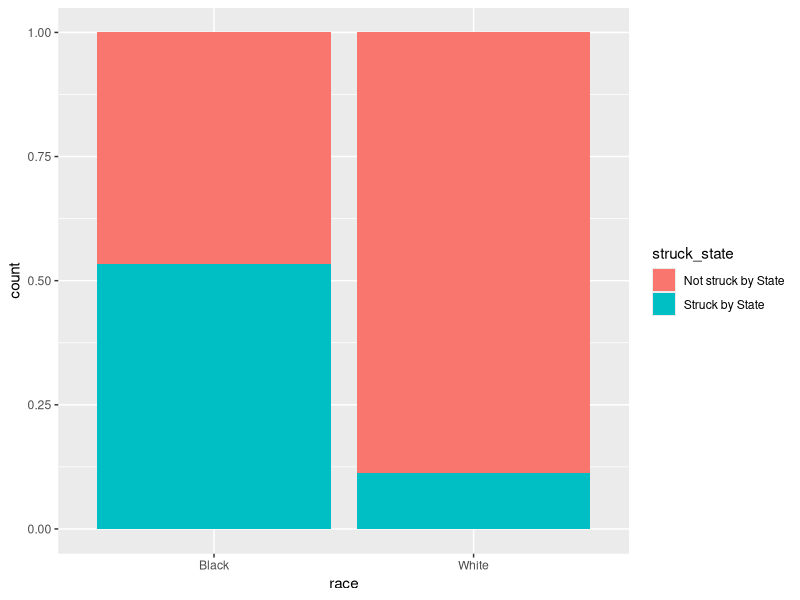
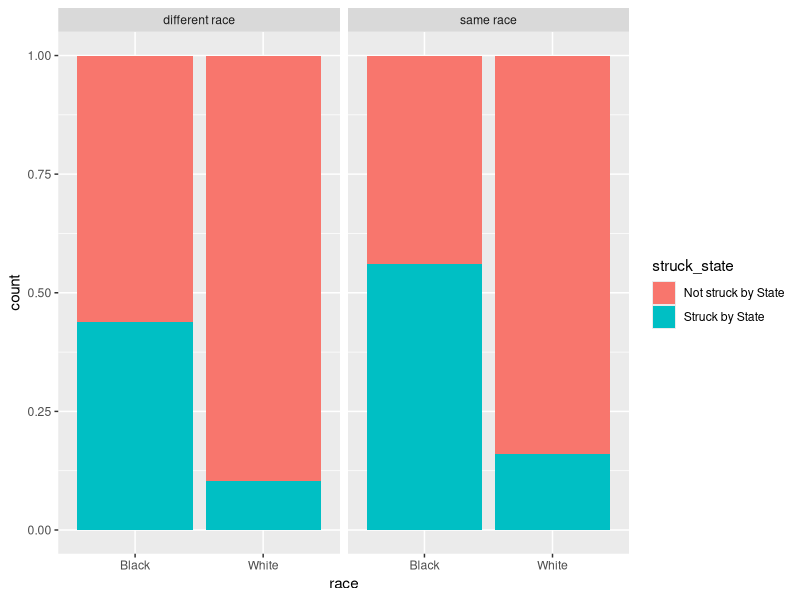
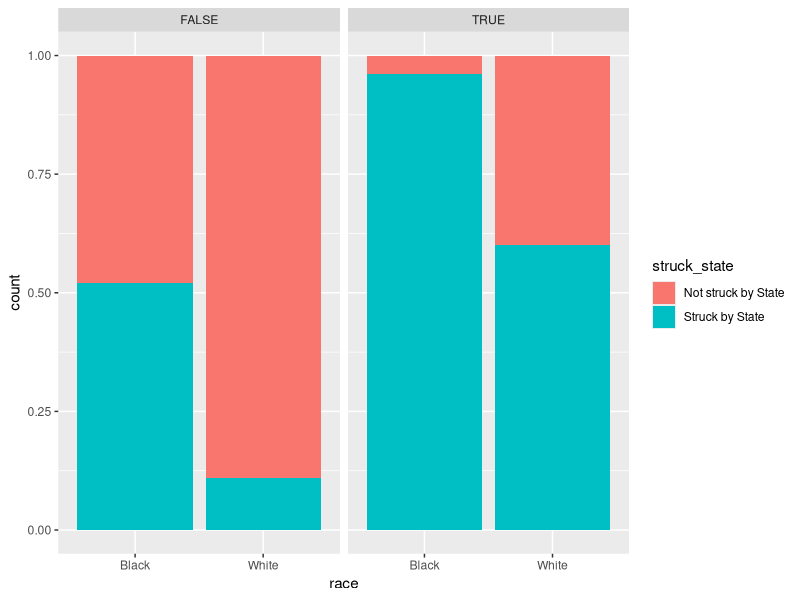
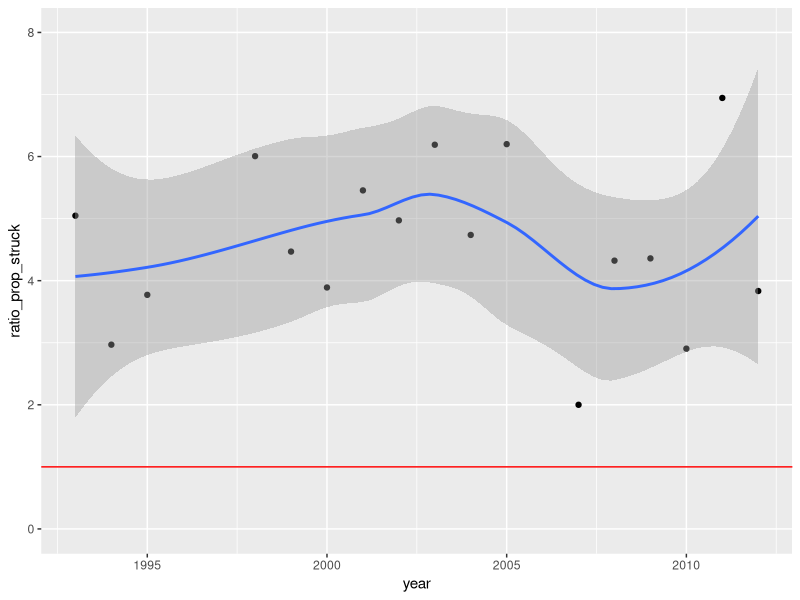

These figures' R source, in order: (Note: this script raises an error after producing the figures.)
## ---- chunk 1
library(tidyverse)
library(stringr)
library(knitr)
trials <- read_csv("trials.csv")
jurors <- read_csv("jurors.csv")
voirdire <- read_csv("voir_dire_answers.csv")
## ---- chunk 2
# Q1

twojurors <- voirdire %>%
  rename(trial_id = juror_id__trial__id,
         fam_law_enf = fam_law_enforcement,
         death_hes = death_hesitation) %>%
  filter(trial_id == 78 | trial_id == 270) %>%
  select(juror_id, trial_id, accused, fam_accused, know_def, fam_law_enf, death_hes)
twojurors
  
twojurors_long <- twojurors %>%
  gather(key = "question", value = "answer", accused:death_hes)
twojurors_long

twojurors_wide <- twojurors_long %>%
  spread(key = "question", value = "answer") 
twojurors_wide

twojurors_wide %>%
  left_join(jurors, by = c("juror_id" = "id")) %>%
  mutate(numTrue = accused + fam_accused + know_def + fam_law_enf + death_hes) %>%
  select(juror_id, trial_id, trial, numTrue) %>%
  separate(trial, into = c("year_num", "defendant"), sep = "--") %>%
  mutate(year_num = str_sub(year_num, 1, 9)) %>%
  separate(year_num, into = c("year", "casenum")) %>%
  mutate(year = parse_number(year))
## ---- chunk 3
# Q2

# 89 trials represented in voirdire (not counting 1 with trial_id = NA),
#   although 2 have n=1, while 305 trials represented in jurors and trials
# print(voirdire %>% count(juror_id__trial__id) %>% arrange(n), n = Inf)

# all data for jurors in 89 trials with complete voir dire transcript
master <- voirdire %>%
  left_join(trials, by = c("juror_id__trial__id" = "id")) %>%
  filter(!is.na(juror_id__trial__id)) %>%
  left_join(jurors, by = c("juror_id" = "id"))

# Smaller data set created to investigate strike rates by the state by race 
#   and other confounder variables, some of which are found in voirdire
master_small <- master %>%
  select(juror_id, trial__id, struck_by, race, gender, defendant_race, accused, 
         fam_accused, know_def, fam_law_enforcement, death_hesitation,
         strike_eligibility, notes, cause_number) %>%
  filter(race != "Unknown") %>%
  filter(strike_eligibility == "Both State and Defense" | 
           strike_eligibility == "State") %>%
  mutate(same_race = ifelse(race == defendant_race, 
                            "same race", "different race"),
         struck_state = ifelse(struck_by == "Struck by the state", 
                               "Struck by State", "Not struck by State"),
         year = parse_number(str_sub(cause_number)))

master_small %>%
  group_by(race) %>%
  summarise(prop_struck = mean(struck_state == "Struck by State"),
            num_struck = sum(struck_state == "Struck by State"),
            total = n())

ggplot(master_small) +
  geom_bar(aes(x = race, fill = struck_state), position = "fill")

ggplot(master_small) +
  geom_bar(aes(x = race, fill = struck_state), position = "fill") +
  facet_grid(. ~ same_race)

ggplot(master_small) +
  geom_bar(aes(x = race, fill = struck_state), position = "fill") +
  facet_grid(. ~ accused)
## ---- chunk 4
# Q3

master_small %>%
  group_by(year, race) %>%
  summarise(prop_struck = mean(struck_state == "Struck by State")) %>%
  spread(key = "race", value = "prop_struck") %>%
  mutate(ratio_prop_struck = Black / White) %>%
  mutate(ratio_prop_struck = ifelse(ratio_prop_struck < 10, 
                                    ratio_prop_struck, NA)) %>%
  ggplot(aes(x = year, y = ratio_prop_struck)) +
    geom_point() +
    geom_smooth() +
    ylim(c(0,8)) +
    geom_hline(yintercept = 1, color = "red") 
## ---- chunk 5
# Q4

x <- (trials %>% filter(voir_dire_present) %>% distinct(def_attny_1))[[1]]

str_subset(x, "Jr|II")            # same name as father (Jr, II, III, IV, ...)
str_subset(x, ".[A-Z]\\. ")       # middle initial instead of middle name
str_subset(x, "([^I])\\1")        # two repeated letters (but not II, III, etc.)
str_subset(x, "[^J][rs]$|([rs],.*)$") # last name ends with r or s
str_subset(x, "^[AEIOU][^aeiou]") # first name starts with 1 vowel but not 2

# don't need master_small for this analysis 
#  - can use all jurors with voirdire data
master %>%
  select(notes, county) %>%
  filter(!is.na(notes)) %>%
  mutate(relative = str_detect(notes, "relat|cousin|kin")) %>%
  group_by(county) %>%
  summarise(relatives = sum(relative))
## ---- chunk 6
include_graphics("Ex2Q5.jpg")
## ---- chunk 7
# Q5

# To recreate the plot, must use master data = trials in voirdire
master %>%
  filter(struck_by == "Juror chosen to serve on jury") %>%
  group_by(trial__id) %>%
  summarise(jurors = n(),
            black = sum(race == "Black"),
            white = sum(race == "White")) %>%
  filter(jurors == 12) %>%
  ggplot(aes(x = black)) +
    geom_bar() +
    geom_vline(xintercept = 4.8) +
    scale_x_continuous(breaks = seq(0, 12, 1)) +
    geom_text(x = 6.5, y = 15, label = "Proportion of blacks in district")

# If use all trials instead
jurors %>%
  filter(struck_by == "Juror chosen to serve on jury") %>%
  group_by(trial__id) %>%
  summarise(jurors = n(),
            black = sum(race == "Black"),
            white = sum(race == "White")) %>%
  filter(jurors == 12) %>%
  ggplot(aes(x = black)) +
    geom_bar() +
    geom_vline(xintercept = 4.8) +
    scale_x_continuous(breaks = seq(0, 12, 1)) +
    geom_text(x = 6.5, y = 75, label = "Proportion of blacks in district")

